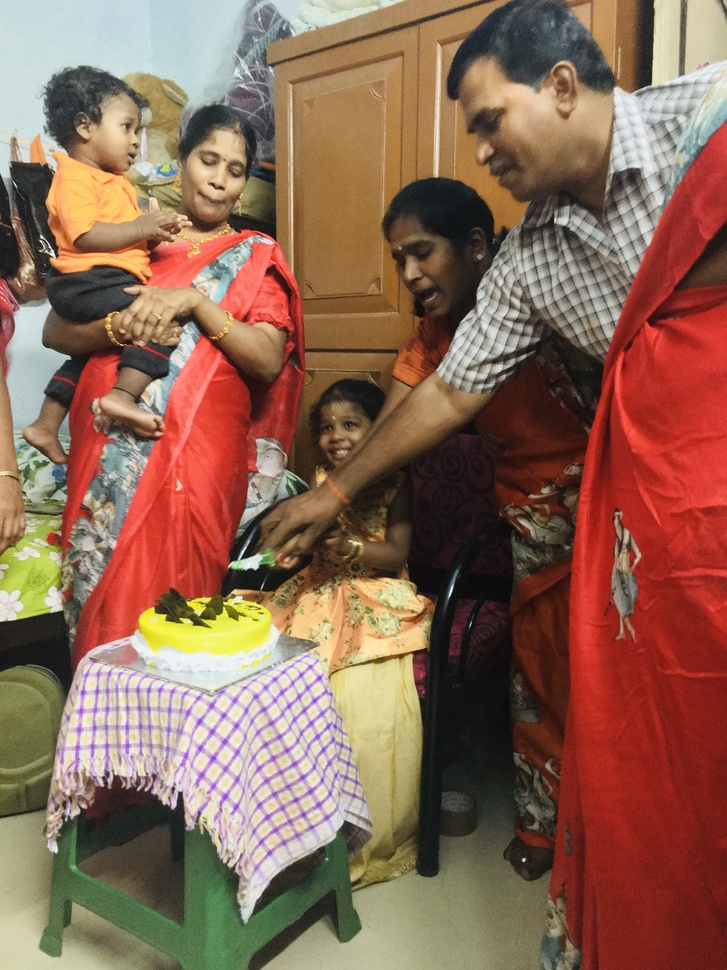
#> input picture py/opencv/4.JPG, 727 x 970 px, shrunk from 3024 x 4032 before the run
$ python first.py
#> lines starting #> are read from the running program, lines starting #| are printed output that depends on the picture; after the words box and inside, x2 and y2 are one past the last pixel; in counts of white or black regions, pixels touching at a corner belong together
import cv2

#face_cascade = cv2.CascadeClassifier('haarcascade_smile.xml')

face_cascade = cv2.CascadeClassifier('haarcascade_frontalface_default.xml')

img = cv2.imread('4.JPG')
#> img is the input picture: shape (970, 727, 3); mean B, G, R 84.2, 103.3, 140.1
gray = cv2.cvtColor(img, cv2.COLOR_BGR2GRAY)
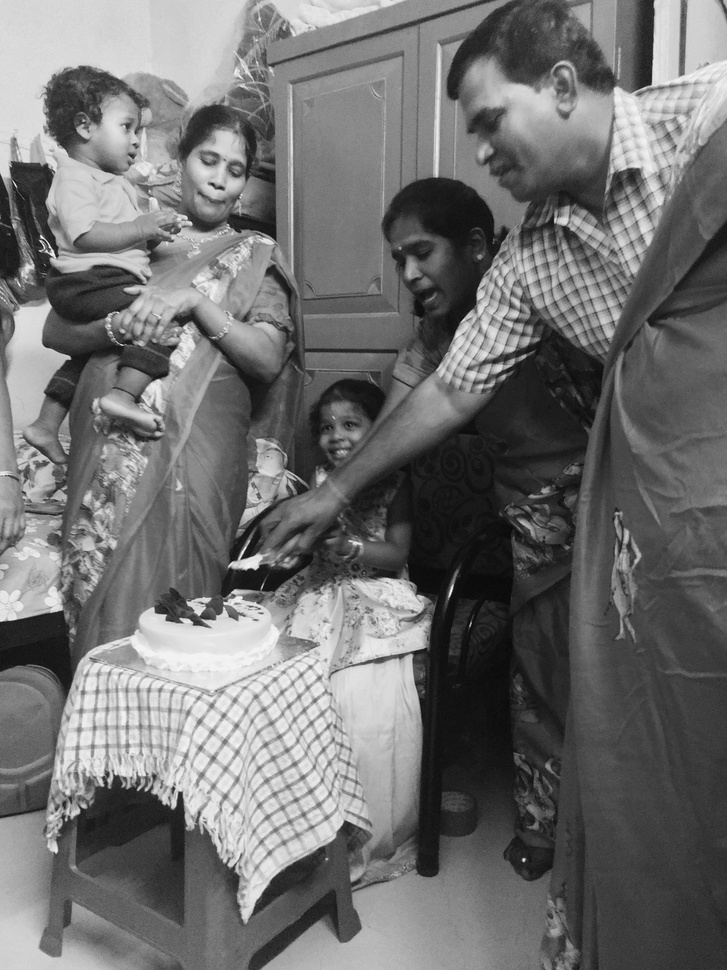
#> gray: shape (970, 727); min 6, max 253, mean 112.1
faces = face_cascade.detectMultiScale(gray, 1.1 ,10)
#> faces = [[308, 402, 62, 62], [180, 133, 81, 81]]

for (x,y,w,h) in faces:
    cv2.rectangle(img,(x,y),(x+w,y+h),(0,0,0))
#> this loop made 2 passes
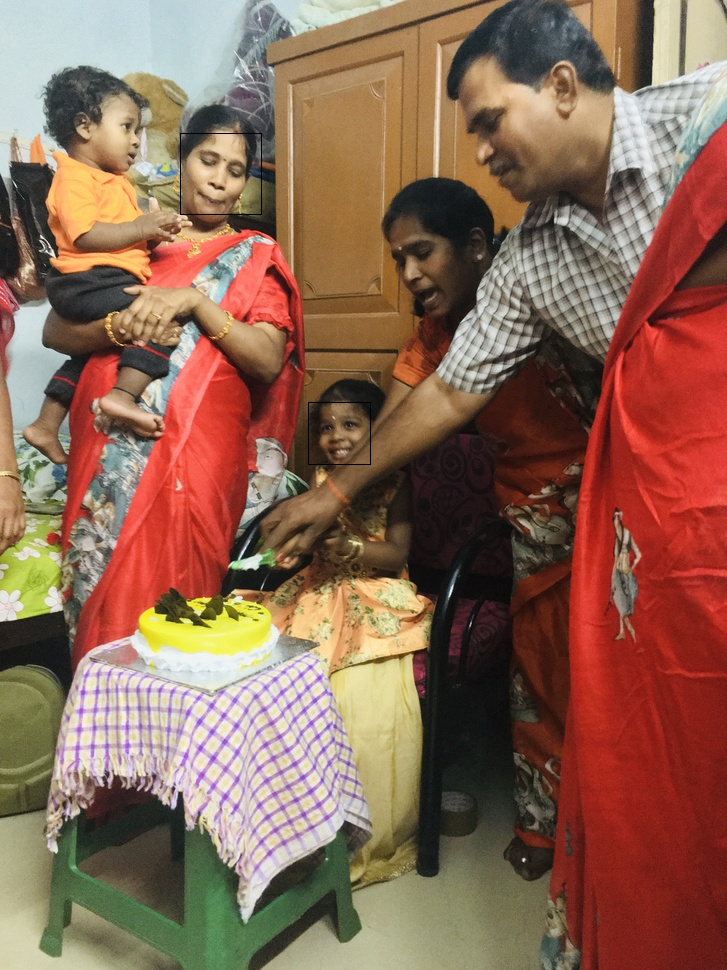
#> img: shape (970, 727, 3); 0.08% of pixels changed, all inside (x1, y1, x2, y2) = (180, 133, 371, 465)

cv2.imshow('img',gray)
cv2.imshow('img',img)
cv2.waitKey()

$ run again, with py/opencv/1.jpg copied over py/opencv/4.JPG
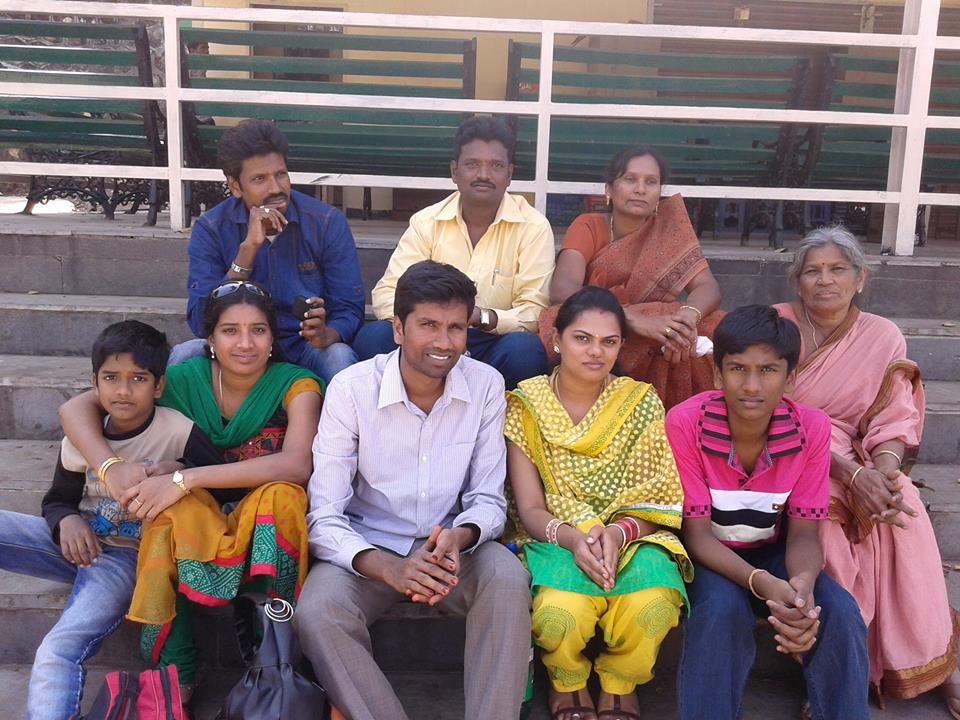
#> input picture py/opencv/1.jpg, 960 x 720 px
#> img is the input picture: shape (720, 960, 3); mean B, G, R 111.9, 109.2, 128.1
#> `gray = cv2.cvtColor(img, cv2.COLOR_BGR2GRAY)`:
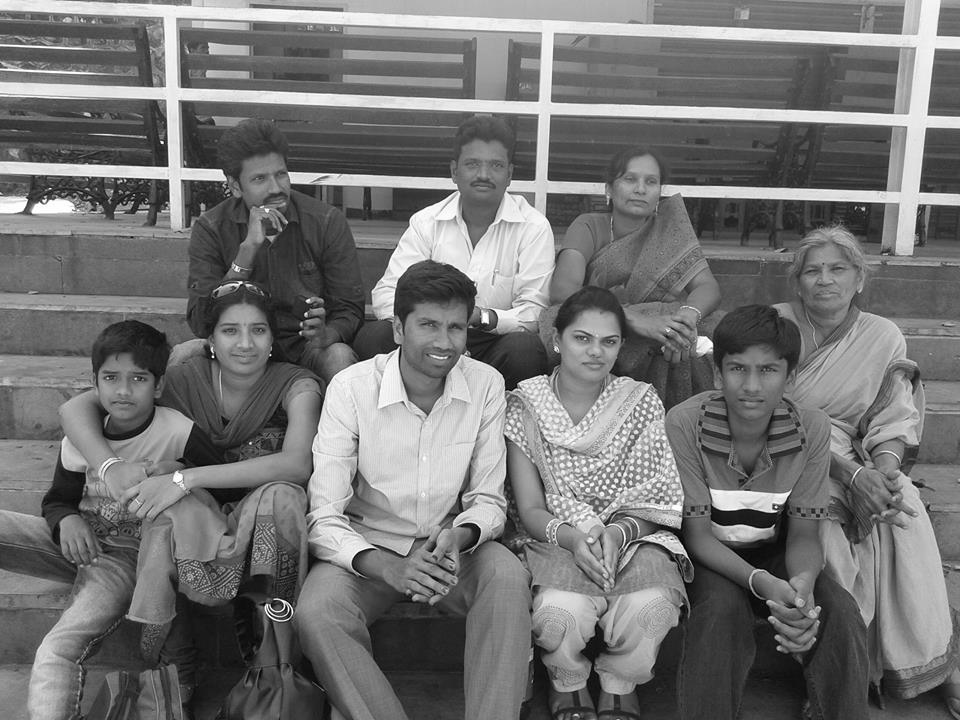
#> gray: shape (720, 960); min 0, max 255, mean 115.2
#> faces = [[612, 158, 56, 56], [795, 246, 61, 61], [454, 142, 59, 59], [90, 354, 66, 66], [210, 305, 67, 67], [404, 299, 73, 73], [561, 314, 68, 68], [714, 340, 79, 79]]
#> the loop `for (x,y,w,h) in faces:` made 8 passes
#> after the loop `for (x,y,w,h) in faces:`:
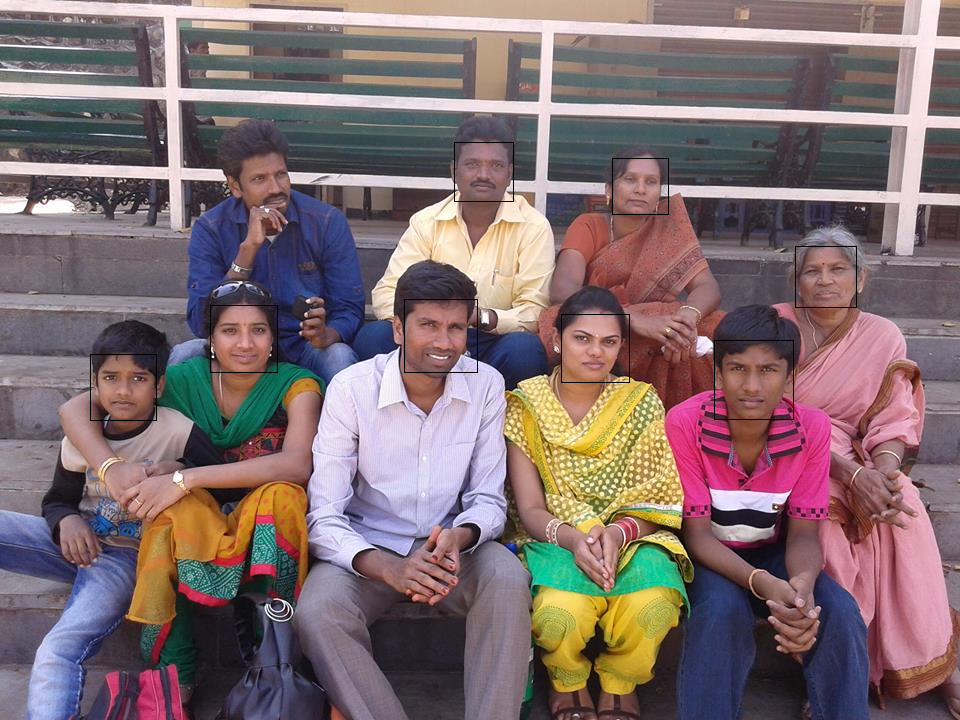
#> img: shape (720, 960, 3); 0.31% of pixels changed, all inside (x1, y1, x2, y2) = (90, 142, 857, 421)

$ run again, with py/opencv/2.JPG copied over py/opencv/4.JPG
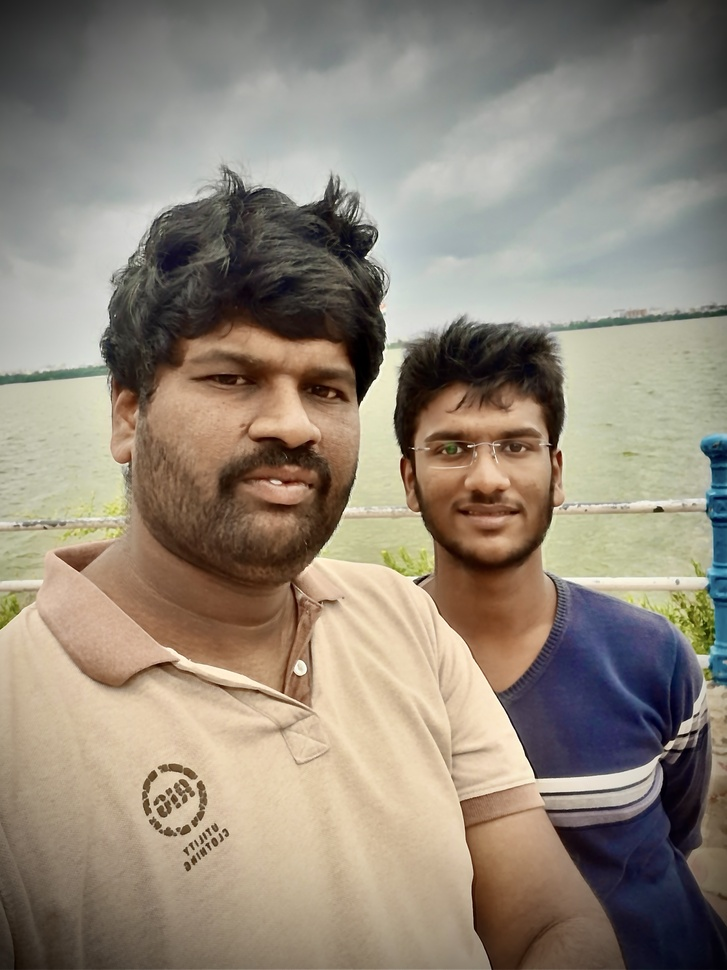
#> input picture py/opencv/2.JPG, 727 x 970 px, shrunk from 3206 x 4275 before the run
#> img is the input picture: shape (970, 727, 3); mean B, G, R 121.5, 135.7, 146.3
#> `gray = cv2.cvtColor(img, cv2.COLOR_BGR2GRAY)`:
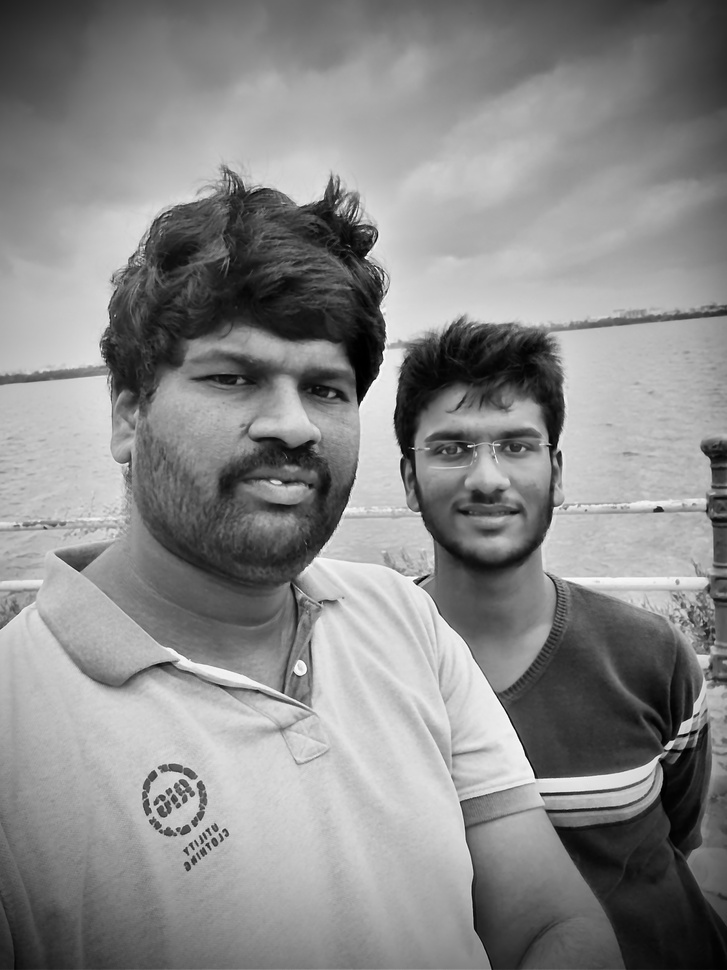
#> gray: shape (970, 727); min 0, max 255, mean 137.2
#> faces = [[390, 375, 185, 185], [154, 287, 253, 253]]
#> the loop `for (x,y,w,h) in faces:` made 2 passes
#> after the loop `for (x,y,w,h) in faces:`:
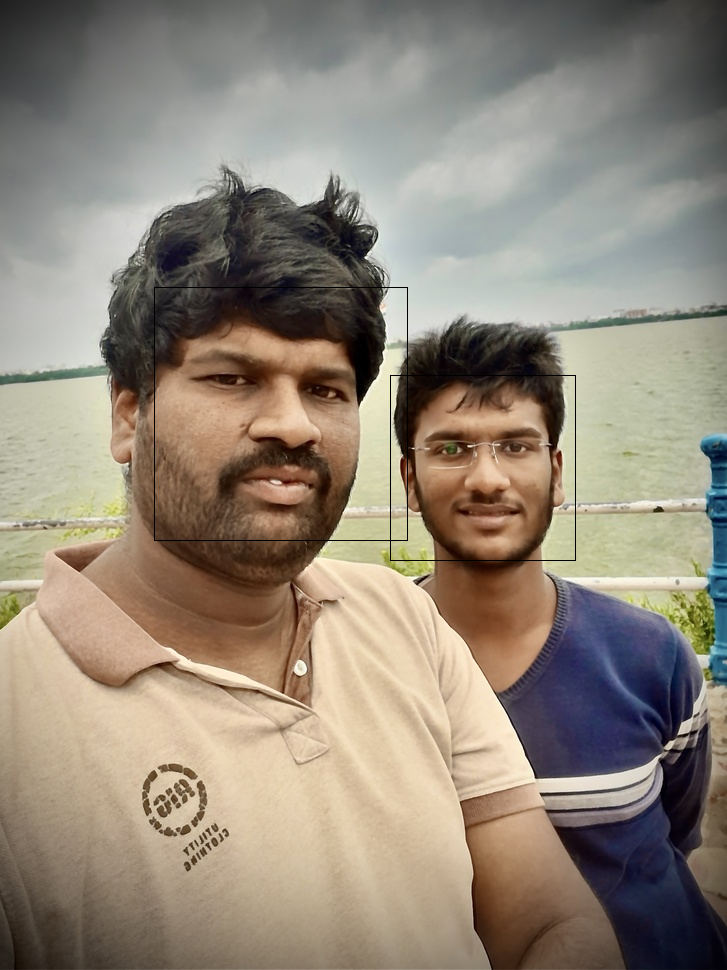
#> img: shape (970, 727, 3); 0.25% of pixels changed, all inside (x1, y1, x2, y2) = (154, 287, 576, 561)

$ run again, with py/opencv/3.JPG copied over py/opencv/4.JPG
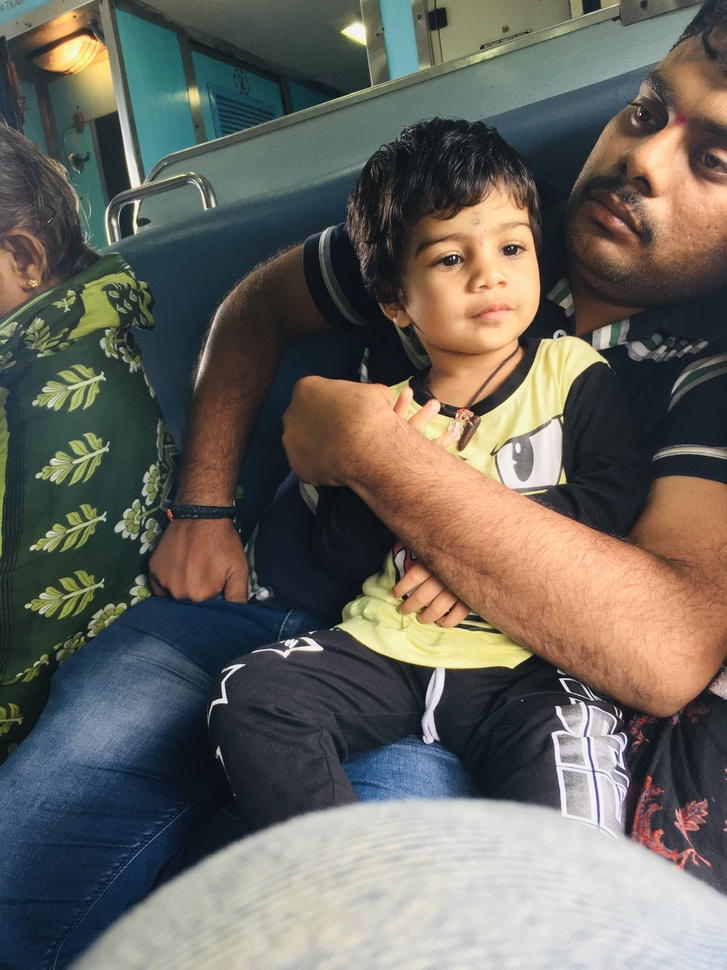
#> input picture py/opencv/3.JPG, 727 x 970 px, shrunk from 3024 x 4032 before the run
#> img is the input picture: shape (970, 727, 3); mean B, G, R 94.4, 101.7, 104.3
#> `gray = cv2.cvtColor(img, cv2.COLOR_BGR2GRAY)`:
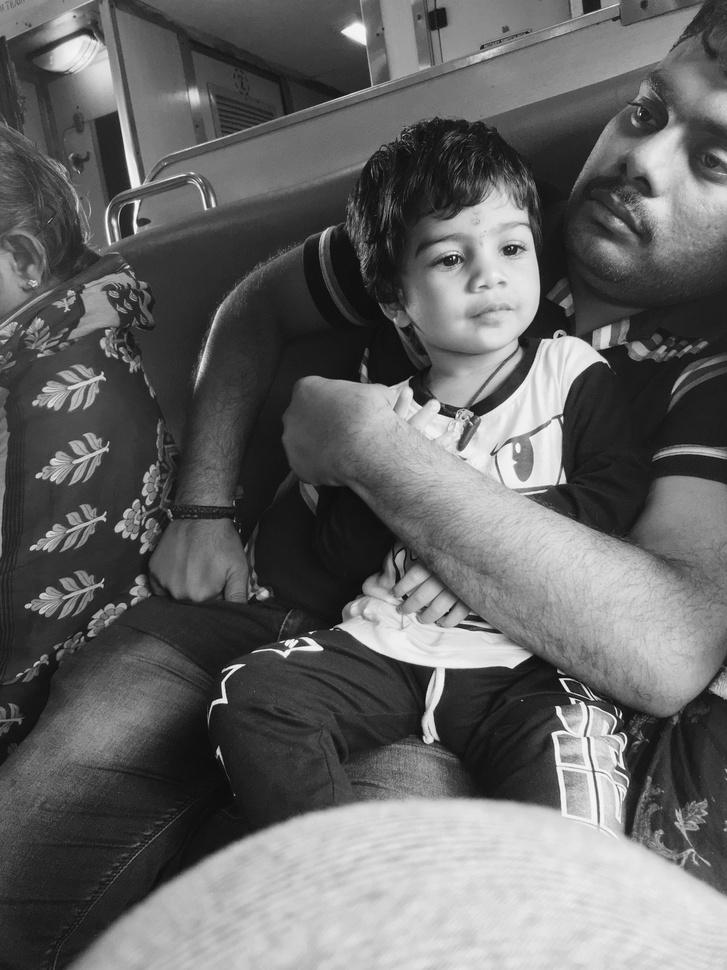
#> gray: shape (970, 727); min 6, max 254, mean 101.7
#> faces = [[404, 193, 160, 160]]
#> the loop `for (x,y,w,h) in faces:` made 1 pass
#> after the loop `for (x,y,w,h) in faces:`:
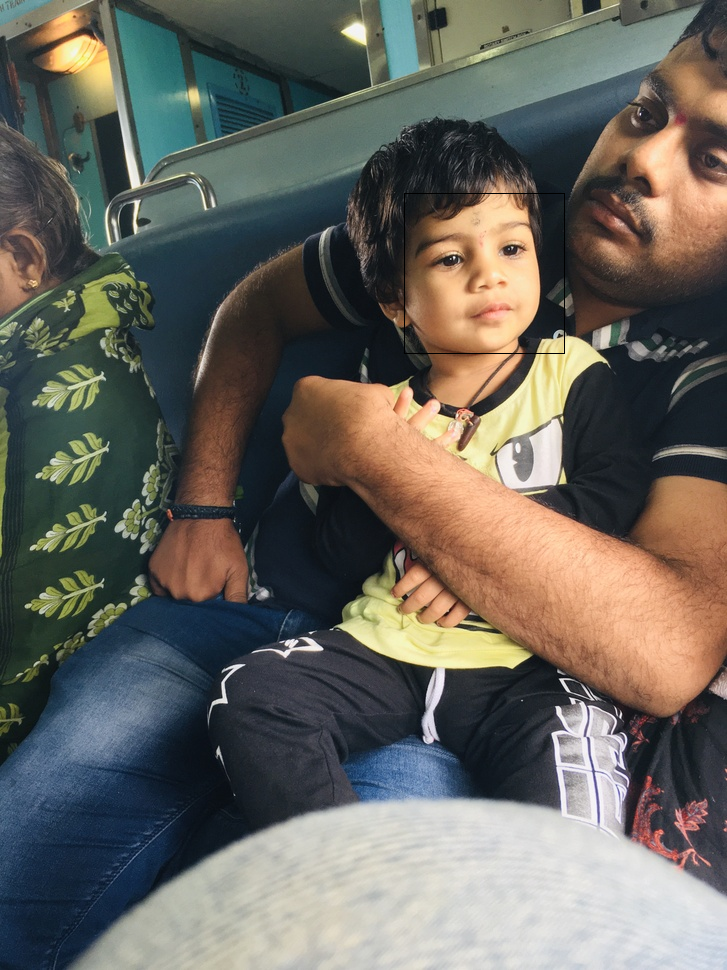
#> img: shape (970, 727, 3); 0.09% of pixels changed, all inside (x1, y1, x2, y2) = (404, 193, 565, 354)
